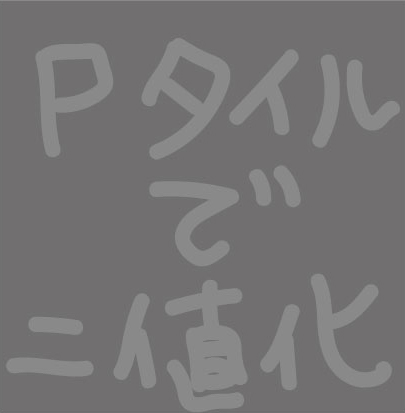
//> input picture imgProc/08/kadai1/ptile.jpg, 405 x 413 px
$ ./08_01_ptile_k23023   (built with g++ and OpenCV 4)
//> lines starting //> are read from the running program, lines starting //| are printed output that depends on the picture; after the words box and inside, x2 and y2 are one past the last pixel; in counts of white or black regions, pixels touching at a corner belong together
#include <iostream>
// OpenCV用のヘッダファイル
#include <opencv2/opencv.hpp>
// 画像ファイル (サイズは小さめが良い)
#define FILE_NAME "ptile.jpg"

#define HIGHVAL (255)
#define LOWVAL (0)
#define COLOR_MAX (256)

int main(int argc, const char *argv[])
{

    // 画像の入力
    cv::Mat src_img, gray_img, bin_img; // 画像の型と変数

    src_img = cv::imread(FILE_NAME, cv::IMREAD_COLOR); // 画像の読み込み
//> src_img is the input picture: 413 rows x 405 cols, CV_8UC3; mean B, G, R 117, 116.2, 117.7

    if (src_img.empty())
    { // 入力失敗の場合
        fprintf(stderr, "File is not opened.\n");
        return (-1);
    }

    //輝度画像へ変換
    cv::cvtColor(src_img, gray_img, cv::COLOR_BGR2GRAY);

    bin_img.create(gray_img.size(), gray_img.type());


    int hist[COLOR_MAX];//ヒストグラム用配列

    for(int i=0;i<COLOR_MAX;i++){//ヒストグラム用の配列の初期化

        hist[i] = 0;
    }


    double p = 4.0 / (4.0+1.0);//背景4, 文字1
    int sum = 0;//すべての画素数の合計を求める
    for (int y = 0; y < gray_img.rows; y++)
    {
        for (int x = 0; x < gray_img.cols; x++)
        {
            unsigned char s = gray_img.at<unsigned char>(y,x);//輝度値の取得
            hist[s]++;
            sum++;
        }
    }
//> this loop made 413 passes
//> sum on passes 1 to 3: 405, 810, 1215
//> after the loop, hist = 256 values, max 112902 at index 112, min 0 at index 0, mean 653.4; sum = 167265

    int th = 0;
    int sum2 = 0;
    for(int i=0;i<COLOR_MAX;i++){//前から順番に画素数をカウントしていく
        th = i;
        if(sum * p < sum2) break;//背景の画素数を超えたらループから抜ける
        sum2 += hist[i];
    }
//> after the loop, sum2 = 133978
    printf("%d\n",th);
//| 124

    for (int y = 0; y < gray_img.rows; y++)
    {
        for (int x = 0; x < gray_img.cols; x++)
        {
            if(gray_img.at<unsigned char>(y,x) > th){
                bin_img.at<unsigned char>(y,x) = HIGHVAL;
            }else{
                bin_img.at<unsigned char>(y,x) = LOWVAL;
            }
        }
    }
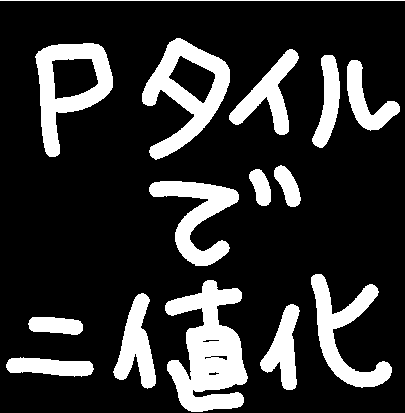
//> bin_img: 413 rows x 405 cols, CV_8UC1; 19.8% white; 15 white regions, largest, box (x1, y1, x2, y2) and area: (165, 280, 248, 412) 6344, (142, 38, 230, 160) 4227, (35, 43, 113, 157) 3729
    cv::imshow("input image", src_img);
    cv::imshow("grayscale image", gray_img);
    cv::imshow("binary image", bin_img);
    cv::waitKey();
    return 0;
}
